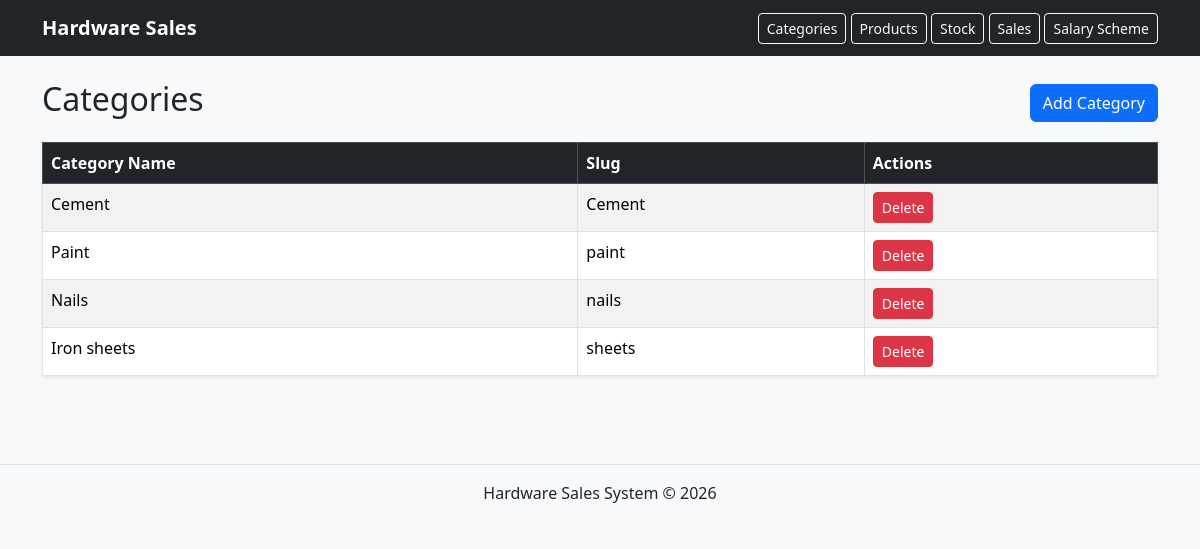
The page /categories/ on the database as committed earlier.
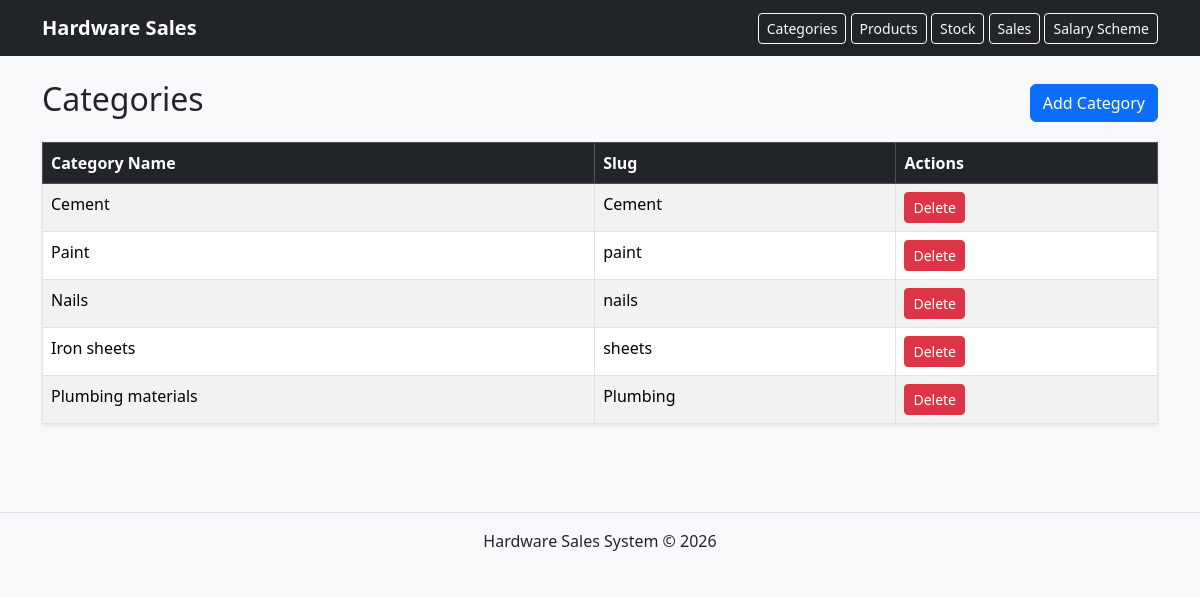
The same page on the database as committed later.
### web/models.py (models this page shows, shortened)
class Category(models.Model):
    category_name = models.CharField(max_length=100, unique=True)
    slug = models.SlugField(unique=True)

### web/views.py (the view)
# urls.py: path("categories/", views.category_list, name="category_list"),
def category_list(request):
    categories = Category.objects.all()
    return render(request, "category_list.html", {"categories": categories})

### web/templates/category_list.html
{% extends 'base.html' %}
{% block content %}
<div class="d-flex justify-content-between align-items-center mb-3">
    <h2>Categories</h2>
    <a href="{% url 'create_category' %}" class="btn btn-primary">Add Category</a>
</div>
<table class="table table-bordered table-striped shadow-sm">
    <thead class="table-dark">
        <tr>
            <th>Category Name</th>
            <th>Slug</th>
            <th>Actions</th>
        </tr>
    </thead>
    <tbody>
        {% for category in categories %}
        <tr>
            <td>{{ category.category_name }}</td>
            <td>{{ category.slug }}</td>
            <td>
                <a href="{% url 'delete_category' category.id %}" class="btn btn-danger btn-sm">
                    Delete
                </a>
            </td>
        </tr>
        {% empty %}
        <tr>
            <td colspan="3" class="text-center">No categories found.</td>
        </tr>
        {% endfor %}
    </tbody>
</table>
{% endblock %}

Rows that differ between the two databases and show on the page:
added Category: category_name "Plumbing materials", slug "Plumbing"
